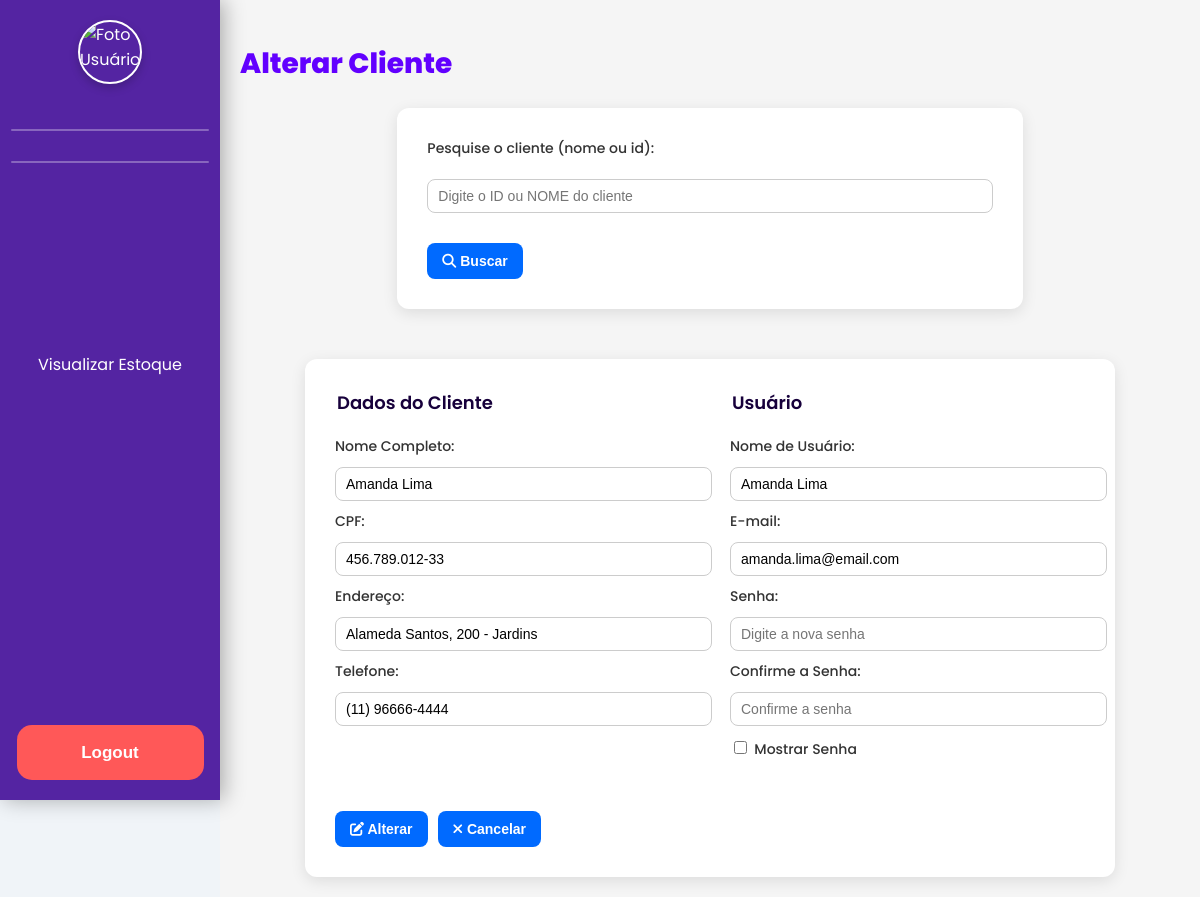
Screenshot of /Site_Senna/alterar_cliente.php?id=4 with the database file from the repository.
### tables this page shows
CREATE TABLE IF NOT EXISTS `cliente` (
  `id_cliente` int NOT NULL AUTO_INCREMENT,
  `id_usuario` int NOT NULL,
  `nome_cliente` varchar(191) NOT NULL,
  `endereco` varchar(191) DEFAULT NULL,
  `cpf` varchar(14) DEFAULT NULL,
  `data_nascimento` date DEFAULT NULL,
  `telefone` varchar(15) DEFAULT NULL,
  PRIMARY KEY (`id_cliente`),
  UNIQUE KEY `id_usuario` (`id_usuario`),
  UNIQUE KEY `cpf` (`cpf`)
);

CREATE TABLE IF NOT EXISTS `usuario` (
  `id_usuario` int NOT NULL AUTO_INCREMENT,
  `nome_usuario` varchar(191) NOT NULL,
  `email` varchar(191) NOT NULL,
  `senha` varchar(191) NOT NULL,
  `id_perfil` int NOT NULL,
  `senha_temporaria` tinyint(1) DEFAULT '0',
  `imagem_usuario` longblob,
  PRIMARY KEY (`id_usuario`),
  UNIQUE KEY `email` (`email`),
  KEY `id_perfil` (`id_perfil`)
);

### Site_Senna/alterar_cliente.php (the view, shortened to what this page needs)
<?php
require_once 'includes/conexao.php';
$cliente = [];
$usuario = [];
if (!empty($_GET['id'])) {
    $id = $_GET['id'];
    $stmt = $pdo->prepare("SELECT * FROM cliente WHERE id_cliente = :id");
    $stmt->execute([':id' => $id]);
    $cliente = $stmt->fetch(PDO::FETCH_ASSOC);
    if ($cliente) {
        $stmt2 = $pdo->prepare("SELECT * FROM usuario WHERE id_usuario = :id_usuario");
        $stmt2->execute([':id_usuario' => $cliente['id_usuario']]);
        $usuario = $stmt2->fetch(PDO::FETCH_ASSOC);
    } else {
        echo "<script>alert('Cliente não encontrado!');</script>";
    }
}
?>
<!DOCTYPE html>
<html lang="pt-BR">
<head>
<link rel="stylesheet" href="css/main_css.css">
<link rel="stylesheet" href="https://cdnjs.cloudflare.com/ajax/libs/font-awesome/6.4.0/css/all.min.css">
</head>
<body>
<?php include_once 'includes/sidebar.php'; ?>
<div class="container">
    <div class="conteudo">
        <h2>Alterar Cliente</h2>
        <div class="formulario-coluna cliente-coluna">
            <form action="alterar_cliente.php" method="get" class="formulario-linhas">
                <label for="busca_cliente">Pesquise o cliente (nome ou id):</label>
                <input type="text" id="busca_cliente" name="busca_cliente" placeholder="Digite o ID ou NOME do cliente" min="1" required>
                <button type="submit" class="botao"><i class="fa-solid fa-search"></i> Buscar</button>
            </form>
        </div>
        <br>
        <br>
        <form action="backend/cliente/processa_alteracao_cliente.php" method="post" class="formulario-linhas">
            <div class="formulario-coluna cliente-coluna">
                <legend>Dados do Cliente</legend>
                <label for="nome_cliente">Nome Completo:</label>
                <input type="text" id="nome_cliente" name="nome_cliente"
                    value="<?= htmlspecialchars($cliente['nome_cliente'] ?? '') ?>"
                    placeholder="Digite o nome completo">
                <label for="cpf">CPF:</label>
                <input type="text" id="cpf" name="cpf"
                    value="<?= htmlspecialchars($cliente['cpf'] ?? '') ?>"
                    placeholder="000.000.000-00">
                <label for="endereco">Endereço:</label>
                <input type="text" id="endereco" name="endereco"
                    value="<?= htmlspecialchars($cliente['endereco'] ?? '') ?>"
                    placeholder="Rua, 123, Bairro, Cidade - UF">
                <label for="telefone">Telefone:</label>
                <input type="text" id="telefone" name="telefone"
                    value="<?= htmlspecialchars($cliente['telefone'] ?? '') ?>"
                    placeholder="(xx) xxxxx-xxxx">
            </div>
<br>
            <div class="formulario-coluna usuario-coluna">
                <legend>Usuário</legend>
                <label for="nome_usuario">Nome de Usuário:</label>
                <input type="text" id="nome_usuario" name="nome_usuario"
                    value="<?= htmlspecialchars($usuario['nome_usuario'] ?? '') ?>"
                    placeholder="Digite o usuário">
                <label for="email">E-mail:</label>
                <input type="email" id="email" name="email"
                    value="<?= htmlspecialchars($usuario['email'] ?? '') ?>"
                    placeholder="Digite o email">
                <label for="senha">Senha:</label>
                <input type="password" id="senha" name="senha" placeholder="Digite a nova senha">
                <label for="confirma_senha">Confirme a Senha:</label>
                <input type="password" id="confirma_senha" name="confirma_senha" placeholder="Confirme a senha">
                <div class="mostrar-senha">
                    <input type="checkbox" id="mostrar-senha" onclick="mostrarSenha()">
                    <label for="mostrar-senha">Mostrar Senha</label>
                </div>
            </div>
            <div class="botoes">
                <button type="submit" class="botao"><i class="fa-solid fa-pen-to-square"></i> Alterar</button>
                <button type="reset" class="botao"><i class="fa-solid fa-xmark"></i> Cancelar</button>
            </div>
        </form>
    </div>
</div>
</body>
</html>

### Site_Senna/css/main_css.css (style rules this page uses)
:root { --cor-padrao:#5424A2; --cor-padrao-hover:#6e21ea; --cor-fonte:#ffffff; --cor-fonte-p:#555555; --cor-btn:#264653; --cor-btn-hover:rgb(98, 0, 255); --cor-btn-fonte:#ffffff; --cor-fonte-corpo:#333333; --cor-fonte-corpo-leve:#777777; --cor-bg:#f0f4f8; }
body, html { margin: 0; padding: 0; font-family: 'Poppins', sans-serif; background-color: var(--cor-bg); }
.container { margin-left: 220px; padding: 20px; font-family: 'Poppins', sans-serif; background-color: #f5f5f5; min-height: 100vh; transition: margin-left 0.3s ease; }
form { background-color: #ffffff; padding: 30px; border-radius: 12px; box-shadow: 0 4px 15px rgba(0,0,0,0.1); margin: 0 auto; max-width: 750px; }
.formulario-linhas { display: flex; gap: 20px; flex-wrap: wrap; }
.formulario-coluna { flex: 1; min-width: 250px; display: flex; flex-direction: column; gap: 10px; }
legend { font-weight: 600; margin-bottom: 10px; font-size: 16px; color: #1B4D3E; }
label { font-size: 14px; font-weight: 500; color: #333; }
input[type="text"], input[type="email"], input[type="password"], input[type="number"], input[type="date"], select { padding: 8px 10px; border: 1px solid #ccc; border-radius: 8px; font-size: 14px; width: 100%; transition: 0.2s; }
button.botao, .botoes button { background-color: #006aff; color: #fff; border: none; padding: 10px 15px; border-radius: 8px; font-size: 14px; font-weight: 600; cursor: pointer; transition: 0.2s; margin-top: 10px; }
.botoes { display: flex; gap: 10px; margin-top: 20px; }
h2 { color: #6200ff; font-size: 28px; font-weight: 800; }
legend { color: #17003b; font-size: 18px; }

### rows the page displays
cliente: nome_cliente "Amanda Lima", cpf "456.789.012-33", endereco "Alameda Santos, 200 - Jardins", telefone "(11) 96666-4444"
usuario: nome_usuario "Amanda Lima", email "amanda.lima@email.com"
